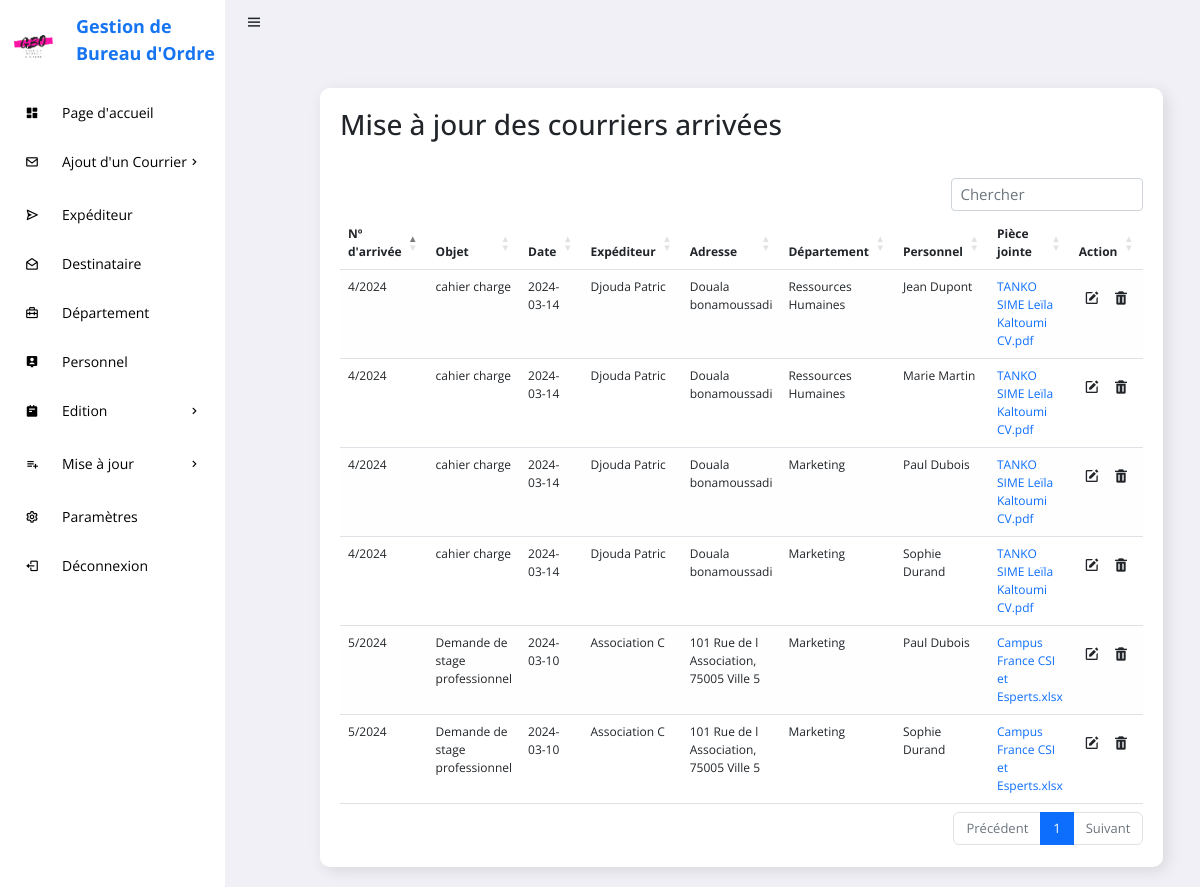
The app's page /GESTION_COURRIERS/listeCA.php with its own data.
### tables this page shows
CREATE TABLE IF NOT EXISTS `courrier_arrivee` (
  `N_ARRIVEE` int(11) NOT NULL,
  `ANNEE` int(11) DEFAULT NULL,
  `OBJET_ARRIVEE` varchar(255) DEFAULT NULL,
  `DATE_ARRIVEE` date DEFAULT NULL,
  `PIECE_JOINTE_ARRIVEE` varchar(255) DEFAULT NULL,
  `REPONSE` text,
  `ID_EXP` int(11) NOT NULL,
  PRIMARY KEY (`N_ARRIVEE`),
  KEY `fk_expediteur_id_exp` (`ID_EXP`)
);

CREATE TABLE IF NOT EXISTS `expediteur` (
  `ID_EXP` int(11) NOT NULL AUTO_INCREMENT,
  `NOM_EXP` varchar(255) DEFAULT NULL,
  `ADRESSE_EXP` varchar(255) DEFAULT NULL,
  `TEL_EXP` text,
  `FAX_EXP` text,
  PRIMARY KEY (`ID_EXP`)
);

CREATE TABLE IF NOT EXISTS `departement` (
  `ID_DEPARTEMENT` int(11) NOT NULL AUTO_INCREMENT,
  `NOM_DEPARTEMENT` varchar(255) DEFAULT NULL,
  `RESPONSABLE` text,
  PRIMARY KEY (`ID_DEPARTEMENT`)
);

CREATE TABLE IF NOT EXISTS `personnel` (
  `ID_PERSONNEL` int(11) NOT NULL AUTO_INCREMENT,
  `ID_DEPARTEMENT` int(11) DEFAULT NULL,
  `NOM_PERSONNEL` varchar(255) DEFAULT NULL,
  `ADRESSE_PERSONNEL` text,
  `TEL_PERSONNEL` text,
  `NOM_DEPARTEMENT` text,
  PRIMARY KEY (`ID_PERSONNEL`),
  KEY `ID_DEPARTEMENT` (`ID_DEPARTEMENT`)
);

### GESTION_COURRIERS/listeCA.php (the view, shortened to what this page needs)
<?php
    include "connexion/config.php";
?>
<!DOCTYPE html>
<html lang="en">
<head>
	<link rel="stylesheet" href="https://cdn.datatables.net/1.12.1/css/dataTables.bootstrap5.min.css">
    <link rel="stylesheet" href="https://cdn.jsdelivr.net/npm/bootstrap@5.2.0/dist/css/bootstrap.min.css">
    <link rel="stylesheet" href="https://cdnjs.cloudflare.com/ajax/libs/font-awesome/6.1.2/css/all.min.css">
    <link href='https://unpkg.com/boxicons@2.0.9/css/boxicons.min.css' rel='stylesheet'>
	<link rel="stylesheet" href="css/style.css">
</head>
<body>
	<section id="sidebar">
		<a href="#" class="brand"><img src="image/logo.png" width="55" height="55" style="margin-top:20px;"><span>Gestion de Bureau d'Ordre</span></a>
		<ul class="side-menu">
			<li><a href="pageAcc.php" class="active"><i class='bx bxs-dashboard icon' ></i>Page d'accueil</a></li>
			<li>
				<a href="#"><i class='bx bx-envelope icon' ></i>Ajout d'un Courrier<i class='bx bx-chevron-right icon-right' ></i></a>
			</li>
			<li><a href="expediteur.php"><i class='bx bx-send icon' ></i>Expéditeur</a></li>
			<li><a href="destinataire.php"><i class='bx bx-envelope-open icon' ></i>Destinataire</a></li>
			<li><a href="departement.php"><i class='bx bx-briefcase-alt-2 icon' ></i>Département</a></li>
			<li><a href="personnel.php"><i class='bx bxs-user-pin icon' ></i>Personnel</a></li>
			<li>
				<a href="#"><i class='bx bxs-notepad icon' ></i>Edition <i class='bx bx-chevron-right icon-right' ></i></a>
			</li>
            <li>
				<a href="#"><i class='bx bx-list-plus icon' ></i>Mise à jour<i class='bx bx-chevron-right icon-right' ></i></a>
			</li>
			<li><a href="settings.php"><i class='bx bx-cog icon'></i>Paramètres</a></li>
			<li><a href="deconn.php"><i class='bx bx-log-out icon' ></i> Déconnexion</a></li>
		</ul>
	</section>
	<section id="content">
		<nav>
			<i class='bx bx-menu toggle-sidebar' ></i>
		</nav>
		<main>
			<div class="data">
				<div class="content-data">
					<div class="details">
						<div class="recentOrders">
							<div class="cardHeader">
								<h3>Mise à jour des courriers arrivées</h3>
							</div>
							</div class="table-responsive">
                                    <table id="example" class="table table-striped">
                                            <thead class="thead-dark">
                                                <tr>
                                                    <th scope="col">N&#186; d'arrivée</th>
                                                    <th scope="col">Objet</th>
                                                    <th scope="col">Date</th>
                                                    <th scope="col">Expéditeur</th>
                                                    <th scope="col">Adresse</th>
                                                    <th scope="col">Département</th>
                                                    <th scope="col">Personnel</th>
                                                    <th scope="col">Pièce jointe</th>
                                                    <th scope="col">Action</th>
                                                </tr>
                                            </thead>
                                            <?php
                                                $sql = "SELECT c.N_ARRIVEE, ANNEE, OBJET_ARRIVEE,
												DATE_ARRIVEE, NOM_EXP, ADRESSE_EXP, d.NOM_DEPARTEMENT,
												NOM_PERSONNEL, PIECE_JOINTE_ARRIVEE, c.ID_EXP
												FROM courrier_arrivee c
												JOIN expediteur e ON  e.ID_EXP = c.ID_EXP
												JOIN affecter a ON    a.N_ARRIVEE = c.N_ARRIVEE
												JOIN departement d ON d.ID_DEPARTEMENT = a.ID_DEPARTEMENT
												JOIN personnel p ON  p.ID_DEPARTEMENT = d.ID_DEPARTEMENT
												ORDER BY DATE_ARRIVEE DESC";
                                                $query = $conn->prepare($sql);
                                                $query->execute();
                                                $row=$query->fetchAll(PDO::FETCH_ASSOC);
                                                foreach($row as $value){
                                                ?>
                                            <tr>
                                                <td><?php echo $value['N_ARRIVEE']."/".$value['ANNEE']?></td>
                                                <td><?php echo $value['OBJET_ARRIVEE']?></td>
                                                <td><?php echo $value['DATE_ARRIVEE']?></td>
                                                <td><?php echo $value['NOM_EXP']?></td>
                                                <td><?php echo $value['ADRESSE_EXP']?></td>
                                                <td><?php echo $value['NOM_DEPARTEMENT']?></td>
                                                <td><?php echo $value['NOM_PERSONNEL']?></td>
                                                <td><a href="pj/CA/<?php echo $value['PIECE_JOINTE_ARRIVEE']?>"><?php echo $value['PIECE_JOINTE_ARRIVEE']?></a></td>
                                                <td>
                                                    <a href="modifierCA.php?modifier=<?php echo $value['N_ARRIVEE'];?>&val=<?php echo $value['ID_EXP'];?>"><button type="button" class="btn"><i class='bx bxs-edit'></i></button></a>
                                                    <a href="listeCA.php?supprimer=<?php echo $value['N_ARRIVEE'];?>&val=<?php echo $value['ID_EXP'];?>"><button type="button" class="btn"><i class='bx bxs-trash'></i></button></a>
                                                </td>
                                            </tr>
                                        <?php }?>
                                        </table>
                                    </div>
                            </div>
						</div>
		</main>
	</section>
</body>
</html>

### GESTION_COURRIERS/css/style.css (style rules this page uses)
* { font-family: 'Open Sans', sans-serif !important; margin: 0; padding: 0; box-sizing: border-box; }
:root { --grey: #F1F0F6; --dark-grey: #8D8D8D; --light: #fff; --dark: #000; --green: #81D43A; --light-green: #E3FFCB; --blue: #1775F1; --light-blue: #D0E4FF; --dark-blue: #0C5FCD; --red: #FC3B56; }
html { overflow-x: hidden; }
body { background: var(--grey); overflow-x: hidden; }
a { text-decoration: none; }
li { list-style: none; }
#sidebar { position: fixed; max-width: 225px; width: 100%; background: var(--light); top: 0; left: 0; height: 100%; overflow-y: auto; scrollbar-width: none; transition: all .3s ease; z-index: 200; }
#sidebar .brand { font-size: 24px; display: flex; align-items: center; height: 64px; font-weight: 700; color: var(--blue); position: sticky; top: 0; left: 0; z-index: 100; background: var(--light); transition: all .3s ease; padding: 0 6px; }
#sidebar .brand span { font-size: 18px; margin-top: 15px; margin-left: 15px; }
#sidebar .icon { min-width: 48px; display: flex; justify-content: center; align-items: center; margin-right: 6px; }
#sidebar .icon-right { margin-left: auto; transition: all .3s ease; }
#sidebar .side-menu { margin: 26px 0; padding: 0 8px; transition: all .3s ease; }
#sidebar .side-menu a { display: flex; align-items: center; font-size: 14px; color: var(--dark); padding: 12px 16px 12px 0; transition: all .3s ease; border-radius: 10px; margin: 4px 0; white-space: nowrap; }
#sidebar a { text-decoration: none; }
#content { position: relative; width: calc(100% - 227px); left: 225px; transition: all .3s ease; }
nav { background: #F1F0F6; height: 44px; padding: 0 20px; display: flex; align-items: center; grid-gap: 28px; position: sticky; top: 0; left: 0; z-index: 100; }
nav .toggle-sidebar { font-size: 18px; cursor: pointer; }
main { width: 96%; padding: 24px 41px 20px 65px; }
main .data { display: flex; grid-gap: 20px; margin-top: 20px; flex-wrap: wrap; }
main .data .content-data { flex-grow: 1; flex-basis: 400px; font-size: 12px; padding: 20px; margin-left: 30px; background: var(--light); border-radius: 10px; box-shadow: 4px 4px 16px rgba(0, 0, 0, .1); }
.details table { width: 100%; border-collapse: collapse; margin-top: 10px; }
table.dataTable.table-striped>tbody>tr.odd>* { box-shadow: inset 0 0 0 9999px rgba(237, 236, 236, 0.05); }
.details .cardHeader { display: flex; justify-content: space-between; align-items: flex-start; height: 70px; }
table tr td .btn { padding: 8px 4px; }

### records on screen
courrier_arrivee: N_ARRIVEE "4", ANNEE "2024", OBJET_ARRIVEE "cahier charge", DATE_ARRIVEE "2024-03-14", ID_EXP.NOM_EXP "Djouda Patric", ID_EXP.ADRESSE_EXP "Douala bonamoussadi", departement.NOM_DEPARTEMENT "Ressources Humaines", personnel.NOM_PERSONNEL "Jean Dupont", PIECE_JOINTE_ARRIVEE "TANKO SIME Leïla Kaltoumi CV.pdf", personnel.NOM_PERSONNEL "Marie Martin", departement.NOM_DEPARTEMENT "Marketing", personnel.NOM_PERSONNEL "Paul Dubois", personnel.NOM_PERSONNEL "Sophie Durand"
courrier_arrivee: N_ARRIVEE "5", ANNEE "2024", OBJET_ARRIVEE "Demande de stage professionnel", DATE_ARRIVEE "2024-03-10", ID_EXP.NOM_EXP "Association C", ID_EXP.ADRESSE_EXP "101 Rue de l Association, 75005 Ville 5", departement.NOM_DEPARTEMENT "Marketing", personnel.NOM_PERSONNEL "Paul Dubois", PIECE_JOINTE_ARRIVEE "Campus France CSI et Esperts.xlsx", personnel.NOM_PERSONNEL "Sophie Durand"
